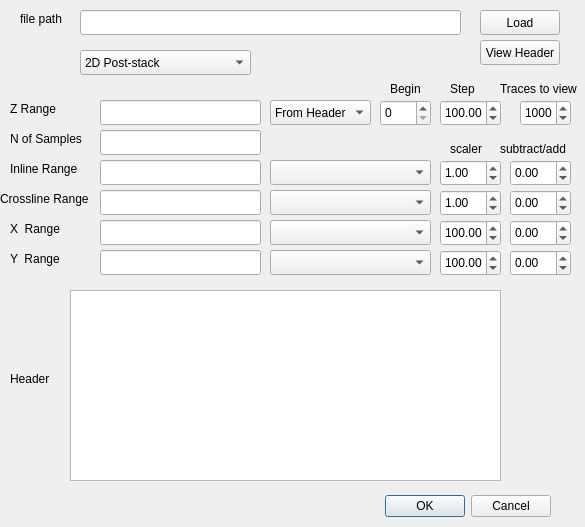
<?xml version="1.0" encoding="UTF-8"?>
<ui version="4.0">
 <class>Dialog</class>
 <widget class="QDialog" name="Dialog">
  <property name="geometry">
   <rect>
    <x>0</x>
    <y>0</y>
    <width>585</width>
    <height>527</height>
   </rect>
  </property>
  <property name="windowTitle">
   <string>Dialog</string>
  </property>
  <widget class="QDialogButtonBox" name="buttonBox">
   <property name="geometry">
    <rect>
     <x>370</x>
     <y>490</y>
     <width>181</width>
     <height>32</height>
    </rect>
   </property>
   <property name="orientation">
    <enum>Qt::Horizontal</enum>
   </property>
   <property name="standardButtons">
    <set>QDialogButtonBox::Cancel|QDialogButtonBox::Ok</set>
   </property>
  </widget>
  <widget class="QLabel" name="label">
   <property name="geometry">
    <rect>
     <x>20</x>
     <y>10</y>
     <width>54</width>
     <height>17</height>
    </rect>
   </property>
   <property name="text">
    <string>file path</string>
   </property>
  </widget>
  <widget class="QLineEdit" name="lineEdit">
   <property name="geometry">
    <rect>
     <x>80</x>
     <y>10</y>
     <width>381</width>
     <height>25</height>
    </rect>
   </property>
  </widget>
  <widget class="QPushButton" name="pushButton">
   <property name="geometry">
    <rect>
     <x>480</x>
     <y>10</y>
     <width>80</width>
     <height>25</height>
    </rect>
   </property>
   <property name="text">
    <string>Load</string>
   </property>
  </widget>
  <widget class="QComboBox" name="comboBox">
   <property name="geometry">
    <rect>
     <x>80</x>
     <y>50</y>
     <width>171</width>
     <height>25</height>
    </rect>
   </property>
   <item>
    <property name="text">
     <string>2D Post-stack</string>
    </property>
    <property name="icon">
     <iconset>
      <normaloff>2dLine.png</normaloff>2dLine.png</iconset>
    </property>
   </item>
   <item>
    <property name="text">
     <string>3D Post-stack</string>
    </property>
    <property name="icon">
     <iconset>
      <normaloff>3D_seismics_cube.png</normaloff>3D_seismics_cube.png</iconset>
    </property>
   </item>
   <item>
    <property name="text">
     <string>2D Pre-stack</string>
    </property>
    <property name="icon">
     <iconset>
      <normaloff>2d_viewer_gathers_seis.png</normaloff>2d_viewer_gathers_seis.png</iconset>
    </property>
   </item>
   <item>
    <property name="text">
     <string>3D Post-stack</string>
    </property>
    <property name="icon">
     <iconset>
      <normaloff>2d_viewer_gathers_seis.png</normaloff>2d_viewer_gathers_seis.png</iconset>
    </property>
   </item>
  </widget>
  <widget class="QLabel" name="label_2">
   <property name="geometry">
    <rect>
     <x>10</x>
     <y>100</y>
     <width>111</width>
     <height>17</height>
    </rect>
   </property>
   <property name="text">
    <string>Z Range</string>
   </property>
  </widget>
  <widget class="QLabel" name="label_3">
   <property name="geometry">
    <rect>
     <x>10</x>
     <y>130</y>
     <width>81</width>
     <height>17</height>
    </rect>
   </property>
   <property name="text">
    <string>N of Samples</string>
   </property>
  </widget>
  <widget class="QLabel" name="label_4">
   <property name="geometry">
    <rect>
     <x>10</x>
     <y>160</y>
     <width>71</width>
     <height>17</height>
    </rect>
   </property>
   <property name="text">
    <string>Inline Range</string>
   </property>
  </widget>
  <widget class="QLabel" name="label_5">
   <property name="geometry">
    <rect>
     <x>0</x>
     <y>190</y>
     <width>91</width>
     <height>17</height>
    </rect>
   </property>
   <property name="text">
    <string>Crossline Range</string>
   </property>
  </widget>
  <widget class="QLabel" name="label_6">
   <property name="geometry">
    <rect>
     <x>10</x>
     <y>250</y>
     <width>61</width>
     <height>17</height>
    </rect>
   </property>
   <property name="text">
    <string>Y  Range</string>
   </property>
  </widget>
  <widget class="QLabel" name="label_7">
   <property name="geometry">
    <rect>
     <x>10</x>
     <y>220</y>
     <width>51</width>
     <height>17</height>
    </rect>
   </property>
   <property name="text">
    <string>X  Range</string>
   </property>
  </widget>
  <widget class="QLineEdit" name="lineEdit_2">
   <property name="geometry">
    <rect>
     <x>100</x>
     <y>100</y>
     <width>161</width>
     <height>25</height>
    </rect>
   </property>
   <property name="font">
    <font>
     <pointsize>10</pointsize>
    </font>
   </property>
  </widget>
  <widget class="QLineEdit" name="lineEdit_3">
   <property name="geometry">
    <rect>
     <x>100</x>
     <y>130</y>
     <width>161</width>
     <height>25</height>
    </rect>
   </property>
   <property name="font">
    <font>
     <pointsize>10</pointsize>
    </font>
   </property>
  </widget>
  <widget class="QLineEdit" name="lineEdit_4">
   <property name="geometry">
    <rect>
     <x>100</x>
     <y>160</y>
     <width>161</width>
     <height>25</height>
    </rect>
   </property>
   <property name="font">
    <font>
     <pointsize>10</pointsize>
    </font>
   </property>
  </widget>
  <widget class="QLineEdit" name="lineEdit_5">
   <property name="geometry">
    <rect>
     <x>100</x>
     <y>190</y>
     <width>161</width>
     <height>25</height>
    </rect>
   </property>
   <property name="font">
    <font>
     <pointsize>10</pointsize>
    </font>
   </property>
  </widget>
  <widget class="QLineEdit" name="lineEdit_6">
   <property name="geometry">
    <rect>
     <x>100</x>
     <y>220</y>
     <width>161</width>
     <height>25</height>
    </rect>
   </property>
   <property name="font">
    <font>
     <pointsize>10</pointsize>
    </font>
   </property>
  </widget>
  <widget class="QLineEdit" name="lineEdit_7">
   <property name="geometry">
    <rect>
     <x>100</x>
     <y>250</y>
     <width>161</width>
     <height>25</height>
    </rect>
   </property>
   <property name="font">
    <font>
     <pointsize>10</pointsize>
    </font>
   </property>
  </widget>
  <widget class="QComboBox" name="comboBox_4">
   <property name="geometry">
    <rect>
     <x>270</x>
     <y>160</y>
     <width>161</width>
     <height>25</height>
    </rect>
   </property>
  </widget>
  <widget class="QComboBox" name="comboBox_5">
   <property name="geometry">
    <rect>
     <x>270</x>
     <y>190</y>
     <width>161</width>
     <height>25</height>
    </rect>
   </property>
  </widget>
  <widget class="QComboBox" name="comboBox_6">
   <property name="geometry">
    <rect>
     <x>270</x>
     <y>220</y>
     <width>161</width>
     <height>25</height>
    </rect>
   </property>
  </widget>
  <widget class="QComboBox" name="comboBox_7">
   <property name="geometry">
    <rect>
     <x>270</x>
     <y>250</y>
     <width>161</width>
     <height>25</height>
    </rect>
   </property>
  </widget>
  <widget class="QPlainTextEdit" name="plainTextEdit">
   <property name="geometry">
    <rect>
     <x>70</x>
     <y>290</y>
     <width>431</width>
     <height>191</height>
    </rect>
   </property>
  </widget>
  <widget class="QLabel" name="label_8">
   <property name="geometry">
    <rect>
     <x>10</x>
     <y>370</y>
     <width>61</width>
     <height>17</height>
    </rect>
   </property>
   <property name="text">
    <string>Header</string>
   </property>
  </widget>
  <widget class="QLabel" name="label_9">
   <property name="geometry">
    <rect>
     <x>500</x>
     <y>80</y>
     <width>81</width>
     <height>17</height>
    </rect>
   </property>
   <property name="text">
    <string>Traces to view</string>
   </property>
  </widget>
  <widget class="QDoubleSpinBox" name="doubleSpinBox">
   <property name="geometry">
    <rect>
     <x>520</x>
     <y>100</y>
     <width>51</width>
     <height>26</height>
    </rect>
   </property>
   <property name="frame">
    <bool>true</bool>
   </property>
   <property name="decimals">
    <number>0</number>
   </property>
   <property name="maximum">
    <double>100000000.000000000000000</double>
   </property>
   <property name="value">
    <double>1000.000000000000000</double>
   </property>
  </widget>
  <widget class="QDoubleSpinBox" name="doubleSpinBox_3">
   <property name="geometry">
    <rect>
     <x>440</x>
     <y>160</y>
     <width>61</width>
     <height>26</height>
    </rect>
   </property>
   <property name="decimals">
    <number>2</number>
   </property>
   <property name="minimum">
    <double>-1000000000.000000000000000</double>
   </property>
   <property name="maximum">
    <double>1000000000.000000000000000</double>
   </property>
   <property name="value">
    <double>1.000000000000000</double>
   </property>
  </widget>
  <widget class="QLabel" name="label_10">
   <property name="geometry">
    <rect>
     <x>450</x>
     <y>140</y>
     <width>41</width>
     <height>17</height>
    </rect>
   </property>
   <property name="text">
    <string>scaler</string>
   </property>
  </widget>
  <widget class="QLabel" name="label_11">
   <property name="geometry">
    <rect>
     <x>500</x>
     <y>140</y>
     <width>81</width>
     <height>17</height>
    </rect>
   </property>
   <property name="text">
    <string>subtract/add</string>
   </property>
  </widget>
  <widget class="QComboBox" name="comboBox_9">
   <property name="geometry">
    <rect>
     <x>270</x>
     <y>100</y>
     <width>101</width>
     <height>25</height>
    </rect>
   </property>
   <item>
    <property name="text">
     <string>From Header</string>
    </property>
   </item>
   <item>
    <property name="text">
     <string>From User</string>
    </property>
   </item>
  </widget>
  <widget class="QDoubleSpinBox" name="doubleSpinBox_1">
   <property name="geometry">
    <rect>
     <x>380</x>
     <y>100</y>
     <width>51</width>
     <height>26</height>
    </rect>
   </property>
   <property name="readOnly">
    <bool>false</bool>
   </property>
   <property name="decimals">
    <number>0</number>
   </property>
   <property name="maximum">
    <double>100000000.000000000000000</double>
   </property>
   <property name="value">
    <double>0.000000000000000</double>
   </property>
  </widget>
  <widget class="QLabel" name="label_12">
   <property name="geometry">
    <rect>
     <x>390</x>
     <y>80</y>
     <width>41</width>
     <height>17</height>
    </rect>
   </property>
   <property name="text">
    <string>Begin</string>
   </property>
  </widget>
  <widget class="QLabel" name="label_13">
   <property name="geometry">
    <rect>
     <x>450</x>
     <y>80</y>
     <width>41</width>
     <height>17</height>
    </rect>
   </property>
   <property name="text">
    <string>Step</string>
   </property>
  </widget>
  <widget class="QDoubleSpinBox" name="doubleSpinBox_2">
   <property name="geometry">
    <rect>
     <x>440</x>
     <y>100</y>
     <width>61</width>
     <height>26</height>
    </rect>
   </property>
   <property name="readOnly">
    <bool>false</bool>
   </property>
   <property name="decimals">
    <number>2</number>
   </property>
   <property name="minimum">
    <double>-10000.000000000000000</double>
   </property>
   <property name="maximum">
    <double>10000.000000000000000</double>
   </property>
   <property name="value">
    <double>100.000000000000000</double>
   </property>
  </widget>
  <widget class="QPushButton" name="pushButton_2">
   <property name="geometry">
    <rect>
     <x>480</x>
     <y>40</y>
     <width>80</width>
     <height>25</height>
    </rect>
   </property>
   <property name="text">
    <string>View Header</string>
   </property>
  </widget>
  <widget class="QDoubleSpinBox" name="doubleSpinBox_4">
   <property name="geometry">
    <rect>
     <x>510</x>
     <y>160</y>
     <width>61</width>
     <height>26</height>
    </rect>
   </property>
   <property name="decimals">
    <number>2</number>
   </property>
   <property name="minimum">
    <double>-1000000000.000000000000000</double>
   </property>
   <property name="maximum">
    <double>1000000000.000000000000000</double>
   </property>
   <property name="value">
    <double>0.000000000000000</double>
   </property>
  </widget>
  <widget class="QDoubleSpinBox" name="doubleSpinBox_5">
   <property name="geometry">
    <rect>
     <x>440</x>
     <y>190</y>
     <width>61</width>
     <height>26</height>
    </rect>
   </property>
   <property name="decimals">
    <number>2</number>
   </property>
   <property name="minimum">
    <double>-1000000000.000000000000000</double>
   </property>
   <property name="maximum">
    <double>1000000000.000000000000000</double>
   </property>
   <property name="value">
    <double>1.000000000000000</double>
   </property>
  </widget>
  <widget class="QDoubleSpinBox" name="doubleSpinBox_6">
   <property name="geometry">
    <rect>
     <x>510</x>
     <y>190</y>
     <width>61</width>
     <height>26</height>
    </rect>
   </property>
   <property name="decimals">
    <number>2</number>
   </property>
   <property name="minimum">
    <double>-1000000000.000000000000000</double>
   </property>
   <property name="maximum">
    <double>1000000000.000000000000000</double>
   </property>
   <property name="value">
    <double>0.000000000000000</double>
   </property>
  </widget>
  <widget class="QDoubleSpinBox" name="doubleSpinBox_7">
   <property name="geometry">
    <rect>
     <x>440</x>
     <y>220</y>
     <width>61</width>
     <height>26</height>
    </rect>
   </property>
   <property name="decimals">
    <number>2</number>
   </property>
   <property name="minimum">
    <double>-1000000000.000000000000000</double>
   </property>
   <property name="maximum">
    <double>1000000000.000000000000000</double>
   </property>
   <property name="value">
    <double>100.000000000000000</double>
   </property>
  </widget>
  <widget class="QDoubleSpinBox" name="doubleSpinBox_8">
   <property name="geometry">
    <rect>
     <x>510</x>
     <y>220</y>
     <width>61</width>
     <height>26</height>
    </rect>
   </property>
   <property name="decimals">
    <number>2</number>
   </property>
   <property name="minimum">
    <double>-1000000000.000000000000000</double>
   </property>
   <property name="maximum">
    <double>1000000000.000000000000000</double>
   </property>
   <property name="value">
    <double>0.000000000000000</double>
   </property>
  </widget>
  <widget class="QDoubleSpinBox" name="doubleSpinBox_9">
   <property name="geometry">
    <rect>
     <x>440</x>
     <y>250</y>
     <width>61</width>
     <height>26</height>
    </rect>
   </property>
   <property name="decimals">
    <number>2</number>
   </property>
   <property name="minimum">
    <double>-1000000000.000000000000000</double>
   </property>
   <property name="maximum">
    <double>1000000000.000000000000000</double>
   </property>
   <property name="value">
    <double>100.000000000000000</double>
   </property>
  </widget>
  <widget class="QDoubleSpinBox" name="doubleSpinBox_10">
   <property name="geometry">
    <rect>
     <x>510</x>
     <y>250</y>
     <width>61</width>
     <height>26</height>
    </rect>
   </property>
   <property name="decimals">
    <number>2</number>
   </property>
   <property name="minimum">
    <double>-1000000000.000000000000000</double>
   </property>
   <property name="maximum">
    <double>1000000000.000000000000000</double>
   </property>
   <property name="value">
    <double>0.000000000000000</double>
   </property>
  </widget>
 </widget>
 <resources/>
 <connections>
  <connection>
   <sender>buttonBox</sender>
   <signal>accepted()</signal>
   <receiver>Dialog</receiver>
   <slot>accept()</slot>
   <hints>
    <hint type="sourcelabel">
     <x>248</x>
     <y>254</y>
    </hint>
    <hint type="destinationlabel">
     <x>157</x>
     <y>274</y>
    </hint>
   </hints>
  </connection>
  <connection>
   <sender>buttonBox</sender>
   <signal>rejected()</signal>
   <receiver>Dialog</receiver>
   <slot>reject()</slot>
   <hints>
    <hint type="sourcelabel">
     <x>316</x>
     <y>260</y>
    </hint>
    <hint type="destinationlabel">
     <x>286</x>
     <y>274</y>
    </hint>
   </hints>
  </connection>
 </connections>
</ui>
